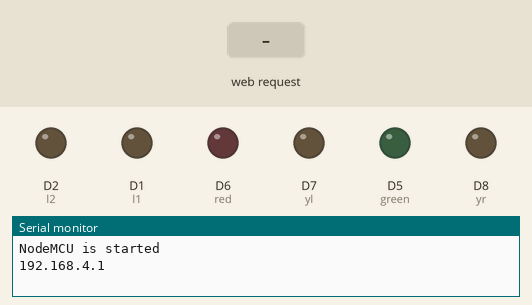
Bench run of a sketch on a simulated ESP8266 (NodeMCU). On the bench: output pins drawn as LEDs (lit = HIGH), the last lines printed to the serial monitor. Inputs (shaded band) come from the test bench. Pins used as bus, display or sensor lines are not drawn.

Above: at 1.2 s.
1.3 s: HTTP request GET /move?dir=forward received
At 2.0 s:
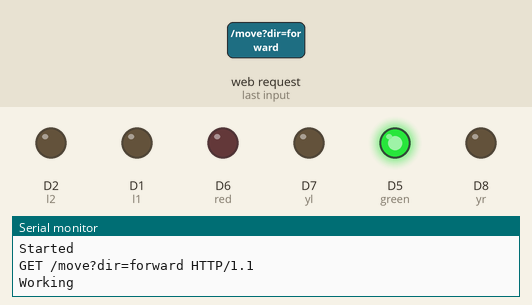
2.8 s: HTTP request GET /move?dir=left received
At 3.1 s:
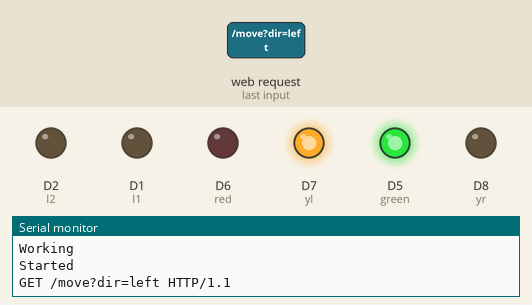
4.3 s: HTTP request GET /move?dir=right received
At 5.5 s:
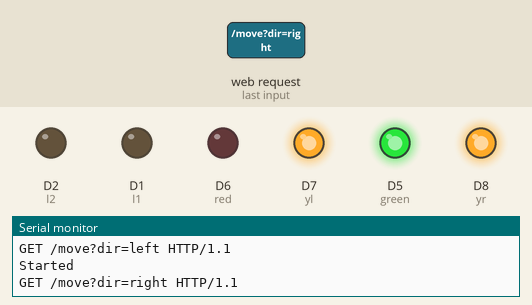
5.8 s: HTTP request GET /action?type=1 received
At 6.6 s:
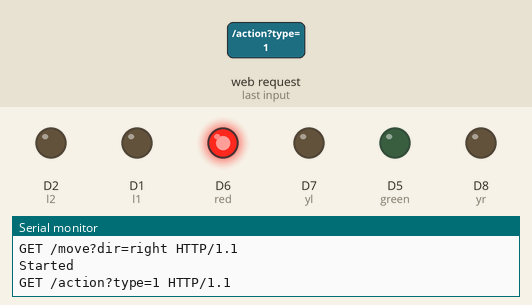
7.3 s: HTTP request GET /move?dir=backward received
At 7.7 s:
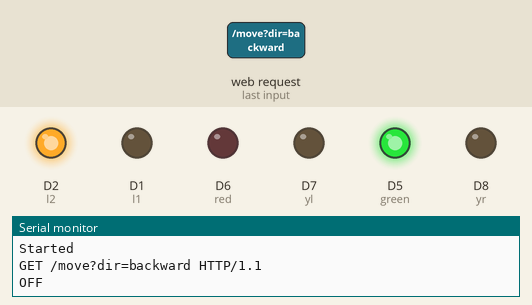
8.8 s: HTTP request GET /action?type=2 received
At 10.1 s:
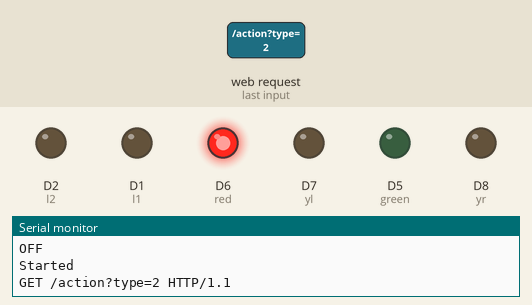
Timing chart, 0 to 11.3 s (numbered marks = the images above; inputs shaded):
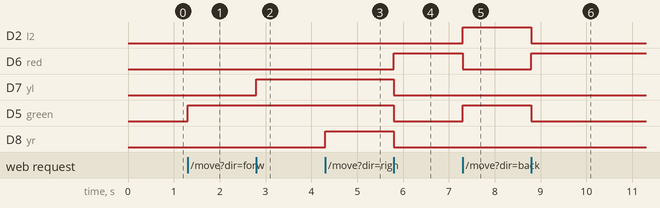

The sketch:

Wifi_Enabled_RC_Car.ino
```cpp
/*
 * ----------------------------------------------------------------------------
 * Project Title   : Wi-Fi Controlled RC Car
 * Description     : A mobile-controlled, Wi-Fi-enabled 4WD robotic car developed
 *                   using ESP8266 (NodeMCU) and motor drivers. Commands are sent
 *                   from a mobile app through HTTP requests.
 *
 * Event           : Torque 2023 – Organized by Phoenix Club, LNMIIT
 * Author          : Hardik Agrawal
 * Date            : April 22, 2023
 *
 * Notes:
 * - Controlled via mobile device over a Wi-Fi hotspot created by the ESP8266
 * - Includes directional movement and speed control
 * - Visual feedback via LEDs
 * ----------------------------------------------------------------------------
 */

#include <ESP8266WiFi.h>

WiFiClient client;     // Any Device connected to the NodeMCU
WiFiServer server(80); // NodeMCU's Server
#define l1 D1
#define l2 D2
#define r1 D3
#define r2 D4
#define green D5
#define red D6
#define yl D7 // left ka yellow
#define yr D8 // right ka yellow

int speed = 0;
bool b = 0;

void setup()
{
    Serial.begin(115200); // Want to print data on serial moniter
    WiFi.softAP("Mars Rover", "Spacex23");
    Serial.println();
    Serial.println("NodeMCU is started");
    Serial.println(WiFi.softAPIP());
    server.begin();

    pinMode(l1, OUTPUT);
    pinMode(l2, OUTPUT);
    pinMode(r1, OUTPUT);
    pinMode(r2, OUTPUT);
    pinMode(red, OUTPUT);
    pinMode(green, OUTPUT);
    pinMode(yl, OUTPUT);
    pinMode(yr, OUTPUT);
}

// void blinkleft(){
//   digitalWrite(yl,HIGH);
//   delay(1000);
//   digitalWrite(yl,LOW);
//   delay(1000);
//   digitalWrite(yl,HIGH);
//   delay(1000);
// }

// void blinkRight(){
//   digitalWrite(yr,HIGH);
//       delay(1000);
//       digitalWrite(yr,LOW);
//       delay(1000);
//       digitalWrite(yr,HIGH);
//       delay(1000);
// }

void loop()
{
    client = server.available();
    if (client)
    {
        Serial.println("Started");
        String request = client.readStringUntil('\n');
        Serial.println(request);
        request.trim();

        // controls for the car
        if (!b)
        {
            if (request == "GET /move?dir=forward HTTP/1.1")
            {

                Serial.println("Working");
                //    digitalWrite(l1 , HIGH);
                analogWrite(l1, speed);
                //    digitalWrite(r1, HIGH);/
                analogWrite(r1, speed);
                digitalWrite(r2, LOW);
                digitalWrite(l2, LOW);
                digitalWrite(red, LOW);
                digitalWrite(green, HIGH);

                //  if(green == HIGH){
                //    Serial.println("Forward");
                //  }
                //  delay(1000);
                //  digitalWrite(l1 , LOW);
            }
            else if (request == "GET /move?dir=backward HTTP/1.1")
            {
                Serial.println("OFF");
                //   digitalWrite(r2 , HIGH);
                analogWrite(r2, speed);
                // digitalWrite(l1, LOW);
                digitalWrite(r1, LOW);
                analogWrite(l2, speed);
                digitalWrite(l1, LOW);
                digitalWrite(r1, LOW);
                digitalWrite(red, LOW);
                digitalWrite(green, HIGH);
                //  delay(1000);
                //  digitalWrite(l1 , HIGH);
            }
            else if (request == "GET /move?dir=left HTTP/1.1")
            {
                //   digitalWrite(l1,HIGH);
                analogWrite(l1, speed);
                digitalWrite(l2, LOW);
                // analogWrite(l2,speed/2);
                digitalWrite(r1, LOW);
                // analogWrite(r1,speed/2);
                //   digitalWrite(r2,HIGH);
                analogWrite(r2, speed);
                digitalWrite(red, LOW);
                digitalWrite(green, HIGH);
                // blinkleft();
                digitalWrite(yl, HIGH);
            }
            else if (request == "GET /move?dir=right HTTP/1.1")
            {
                digitalWrite(r2, LOW);
                // analogWrite(r2,speed/2);
                //   digitalWrite(r1,HIGH);
                analogWrite(r1, speed);
                digitalWrite(l1, LOW);
                // analogWrite(l1,speed/2);
                //   digitalWrite(l2,HIGH);
                analogWrite(l2, speed);
                digitalWrite(green, HIGH);
                digitalWrite(red, LOW);
                // blinkRight();
                digitalWrite(yr, HIGH);
            }
            else
            {
                digitalWrite(r2, LOW);
                digitalWrite(l2, LOW);
                digitalWrite(l1, LOW);
                digitalWrite(r1, LOW);
                digitalWrite(red, HIGH);
                digitalWrite(green, LOW);
                digitalWrite(yl, LOW);
                digitalWrite(yr, LOW);
            }
        }
        else
        {
            if (request == "GET /move?dir=forward HTTP/1.1")
            {

                Serial.println("Working");
                //    digitalWrite(l1 , HIGH);
                analogWrite(l1, speed);
                //    digitalWrite(r1, HIGH);/
                analogWrite(r1, speed);
                digitalWrite(r2, LOW);
                digitalWrite(l2, LOW);
                digitalWrite(red, LOW);
                digitalWrite(green, HIGH);

                //  if(green == HIGH){
                //    Serial.println("Forward");
                //  }
                //  delay(1000);
                //  digitalWrite(l1 , LOW);
            }
            else if (request == "GET /move?dir=backward HTTP/1.1")
            {
                Serial.println("OFF");
                //   digitalWrite(r2 , HIGH);
                analogWrite(r2, speed);
                //    digitalWrite(l2 , HIGH);
                analogWrite(l2, speed);
                digitalWrite(l1, LOW);
                digitalWrite(r1, LOW);
                digitalWrite(red, LOW);
                digitalWrite(green, HIGH);
                //  delay(1000);
                //  digitalWrite(l1 , HIGH);
            }
            else if (request == "GET /move?dir=left HTTP/1.1")
            {
                //   digitalWrite(l1,HIGH);
                analogWrite(l1, speed);
                digitalWrite(l2, LOW);
                // analogWrite(l2,speed/2);
                // digitalWrite(r1, LOW);
                analogWrite(r1,speed/2);
                digitalWrite(r2,LOW);
                // analogWrite(r2, speed);
                digitalWrite(red, LOW);
                digitalWrite(green, HIGH);
                // blinkleft();
                digitalWrite(yl, HIGH);
            }
            else if (request == "GET /move?dir=right HTTP/1.1")
            {
                digitalWrite(r2, LOW);
                // analogWrite(r2,speed/2);
                //   digitalWrite(r1,HIGH);
                analogWrite(r1, speed);
                // digitalWrite(l1, );
                analogWrite(l1,speed/2);
                  digitalWrite(l2,LOW);
                // analogWrite(l2, speed);
                digitalWrite(green, HIGH);
                digitalWrite(red, LOW);
                // blinkRight();
                digitalWrite(yr, HIGH);
            }
            else
            {
                digitalWrite(r2, LOW);
                digitalWrite(l2, LOW);
                digitalWrite(l1, LOW);
                digitalWrite(r1, LOW);
                digitalWrite(red, HIGH);
                digitalWrite(green, LOW);
                digitalWrite(yl, LOW);
                digitalWrite(yr, LOW);
            }
        }

        // speed controls
        if (request == "GET /action?type=1 HTTP/1.1")
        {
            speed = 255;
        }
        else if (request == "GET /action?type=2 HTTP/1.1")
        {
            speed = 200;
        }
        else if (request == "GET /action?type=3 HTTP/1.1")
        {
            speed = 150;
        }
        else if(request == "GET /action?type=4 HTTP/1.1")
        {
          b = 1;
        }
        else if(request == "GET /action?type=5 HTTP/1.1")
        {
          b = 0;
        }
    }
}
```

Measured:
- after the input at 1.3 s, D5 (green): LOW → HIGH at once
- after the input at 2.8 s, D7 (yl): LOW → HIGH at once
- after the input at 4.3 s, D8 (yr): LOW → HIGH at once
- after the input at 5.8 s, D6 (red): LOW → HIGH at once; D7 (yl), D5 (green), D8 (yr): HIGH → LOW at once
- after the input at 7.3 s, D2 (l2), D5 (green): LOW → HIGH at once; D6 (red): HIGH → LOW at once
- after the input at 8.8 s, D2 (l2), D5 (green): HIGH → LOW at once; D6 (red): LOW → HIGH at once
